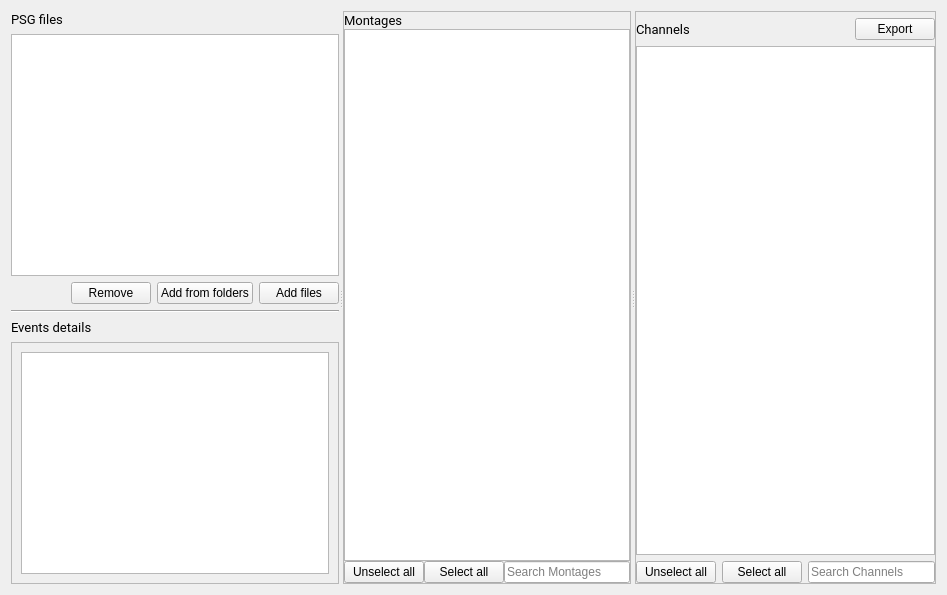
<?xml version="1.0" encoding="UTF-8"?>
<ui version="4.0">
 <class>InputFilesStep</class>
 <widget class="QWidget" name="InputFilesStep">
  <property name="geometry">
   <rect>
    <x>0</x>
    <y>0</y>
    <width>947</width>
    <height>595</height>
   </rect>
  </property>
  <property name="windowTitle">
   <string>Form</string>
  </property>
  <property name="styleSheet">
   <string notr="true">font: 12pt &quot;Roboto&quot;;</string>
  </property>
  <layout class="QVBoxLayout" name="verticalLayout_4">
   <item>
    <widget class="QSplitter" name="splitter">
     <property name="orientation">
      <enum>Qt::Horizontal</enum>
     </property>
     <property name="childrenCollapsible">
      <bool>false</bool>
     </property>
     <widget class="QWidget" name="layoutWidget">
      <layout class="QVBoxLayout" name="verticalLayout">
       <item>
        <widget class="QLabel" name="label">
         <property name="font">
          <font>
           <family>Roboto</family>
           <pointsize>10</pointsize>
           <weight>50</weight>
           <italic>false</italic>
           <bold>false</bold>
          </font>
         </property>
         <property name="text">
          <string>PSG files</string>
         </property>
        </widget>
       </item>
       <item>
        <widget class="QListView" name="files_listview">
         <property name="editTriggers">
          <set>QAbstractItemView::NoEditTriggers</set>
         </property>
         <property name="selectionMode">
          <enum>QAbstractItemView::ExtendedSelection</enum>
         </property>
         <property name="selectionBehavior">
          <enum>QAbstractItemView::SelectItems</enum>
         </property>
        </widget>
       </item>
       <item>
        <layout class="QHBoxLayout" name="horizontalLayout_3">
         <item>
          <spacer name="horizontalSpacer_2">
           <property name="orientation">
            <enum>Qt::Horizontal</enum>
           </property>
           <property name="sizeHint" stdset="0">
            <size>
             <width>40</width>
             <height>20</height>
            </size>
           </property>
          </spacer>
         </item>
         <item>
          <widget class="QPushButton" name="remove_entries_pushbutton">
           <property name="text">
            <string>Remove</string>
           </property>
          </widget>
         </item>
         <item>
          <widget class="QPushButton" name="add_folders_pushbutton">
           <property name="text">
            <string>Add from folders</string>
           </property>
          </widget>
         </item>
         <item>
          <widget class="QPushButton" name="add_files_pushbutton">
           <property name="text">
            <string>Add files</string>
           </property>
          </widget>
         </item>
        </layout>
       </item>
       <item>
        <widget class="Line" name="line_2">
         <property name="orientation">
          <enum>Qt::Horizontal</enum>
         </property>
        </widget>
       </item>
       <item>
        <widget class="QLabel" name="label_4">
         <property name="font">
          <font>
           <family>Roboto</family>
           <pointsize>10</pointsize>
           <weight>50</weight>
           <italic>false</italic>
           <bold>false</bold>
          </font>
         </property>
         <property name="text">
          <string>Events details</string>
         </property>
        </widget>
       </item>
       <item>
        <widget class="QScrollArea" name="scrollArea">
         <property name="widgetResizable">
          <bool>true</bool>
         </property>
         <widget class="QWidget" name="scrollAreaWidgetContents">
          <property name="geometry">
           <rect>
            <x>0</x>
            <y>0</y>
            <width>312</width>
            <height>240</height>
           </rect>
          </property>
          <layout class="QVBoxLayout" name="verticalLayout_5">
           <item>
            <widget class="QTreeView" name="events_treeView"/>
           </item>
          </layout>
         </widget>
        </widget>
       </item>
      </layout>
     </widget>
     <widget class="QFrame" name="frame_montages">
      <property name="enabled">
       <bool>true</bool>
      </property>
      <property name="frameShape">
       <enum>QFrame::StyledPanel</enum>
      </property>
      <property name="frameShadow">
       <enum>QFrame::Raised</enum>
      </property>
      <layout class="QVBoxLayout" name="verticalLayout_7">
       <property name="spacing">
        <number>0</number>
       </property>
       <property name="leftMargin">
        <number>0</number>
       </property>
       <property name="topMargin">
        <number>0</number>
       </property>
       <property name="rightMargin">
        <number>0</number>
       </property>
       <property name="bottomMargin">
        <number>0</number>
       </property>
       <item>
        <layout class="QVBoxLayout" name="verticalLayout_3">
         <item>
          <widget class="QLabel" name="label_3">
           <property name="font">
            <font>
             <family>Roboto</family>
             <pointsize>10</pointsize>
             <weight>50</weight>
             <italic>false</italic>
             <bold>false</bold>
            </font>
           </property>
           <property name="text">
            <string>Montages</string>
           </property>
          </widget>
         </item>
         <item>
          <widget class="QTableView" name="montages_tableview">
           <property name="editTriggers">
            <set>QAbstractItemView::NoEditTriggers</set>
           </property>
           <property name="selectionMode">
            <enum>QAbstractItemView::MultiSelection</enum>
           </property>
           <property name="selectionBehavior">
            <enum>QAbstractItemView::SelectRows</enum>
           </property>
           <property name="horizontalScrollMode">
            <enum>QAbstractItemView::ScrollPerPixel</enum>
           </property>
           <attribute name="horizontalHeaderStretchLastSection">
            <bool>true</bool>
           </attribute>
          </widget>
         </item>
         <item>
          <layout class="QHBoxLayout" name="horizontalLayout">
           <item>
            <widget class="QPushButton" name="unselect_all_montage_pushbutton">
             <property name="text">
              <string>Unselect all</string>
             </property>
            </widget>
           </item>
           <item>
            <widget class="QPushButton" name="select_all_montage_pushbutton">
             <property name="text">
              <string>Select all</string>
             </property>
            </widget>
           </item>
           <item>
            <widget class="QLineEdit" name="montage_search_lineedit">
             <property name="placeholderText">
              <string>Search Montages</string>
             </property>
            </widget>
           </item>
          </layout>
         </item>
        </layout>
       </item>
      </layout>
     </widget>
     <widget class="QFrame" name="frame_channels">
      <property name="frameShape">
       <enum>QFrame::StyledPanel</enum>
      </property>
      <property name="frameShadow">
       <enum>QFrame::Raised</enum>
      </property>
      <layout class="QVBoxLayout" name="verticalLayout_8">
       <property name="spacing">
        <number>0</number>
       </property>
       <property name="leftMargin">
        <number>0</number>
       </property>
       <property name="topMargin">
        <number>0</number>
       </property>
       <property name="rightMargin">
        <number>0</number>
       </property>
       <property name="bottomMargin">
        <number>0</number>
       </property>
       <item>
        <layout class="QVBoxLayout" name="verticalLayout_2" stretch="0,0,0,0">
         <property name="spacing">
          <number>6</number>
         </property>
         <item>
          <widget class="QFrame" name="frame">
           <property name="frameShape">
            <enum>QFrame::StyledPanel</enum>
           </property>
           <property name="frameShadow">
            <enum>QFrame::Raised</enum>
           </property>
          </widget>
         </item>
         <item>
          <layout class="QHBoxLayout" name="horizontalLayout_2">
           <property name="spacing">
            <number>6</number>
           </property>
           <item>
            <widget class="QLabel" name="label_2">
             <property name="font">
              <font>
               <family>Roboto</family>
               <pointsize>10</pointsize>
               <weight>50</weight>
               <italic>false</italic>
               <bold>false</bold>
              </font>
             </property>
             <property name="text">
              <string>Channels</string>
             </property>
            </widget>
           </item>
           <item>
            <spacer name="horizontalSpacer">
             <property name="orientation">
              <enum>Qt::Horizontal</enum>
             </property>
             <property name="sizeHint" stdset="0">
              <size>
               <width>40</width>
               <height>20</height>
              </size>
             </property>
            </spacer>
           </item>
           <item>
            <widget class="QPushButton" name="export_pushbutton">
             <property name="text">
              <string>Export</string>
             </property>
            </widget>
           </item>
          </layout>
         </item>
         <item>
          <widget class="QTableView" name="channels_tableview">
           <property name="editTriggers">
            <set>QAbstractItemView::NoEditTriggers</set>
           </property>
           <property name="dragEnabled">
            <bool>false</bool>
           </property>
           <property name="dragDropOverwriteMode">
            <bool>false</bool>
           </property>
           <property name="dragDropMode">
            <enum>QAbstractItemView::NoDragDrop</enum>
           </property>
           <property name="alternatingRowColors">
            <bool>true</bool>
           </property>
           <property name="selectionBehavior">
            <enum>QAbstractItemView::SelectRows</enum>
           </property>
           <property name="horizontalScrollMode">
            <enum>QAbstractItemView::ScrollPerPixel</enum>
           </property>
           <property name="sortingEnabled">
            <bool>false</bool>
           </property>
           <attribute name="horizontalHeaderStretchLastSection">
            <bool>true</bool>
           </attribute>
          </widget>
         </item>
         <item>
          <layout class="QHBoxLayout" name="horizontalLayout_4">
           <item>
            <widget class="QPushButton" name="unselect_all_channels_pushbutton">
             <property name="text">
              <string>Unselect all</string>
             </property>
            </widget>
           </item>
           <item>
            <widget class="QPushButton" name="select_all_channels_pushbutton">
             <property name="text">
              <string>Select all</string>
             </property>
            </widget>
           </item>
           <item>
            <widget class="QLineEdit" name="search_channels_lineedit">
             <property name="inputMask">
              <string/>
             </property>
             <property name="placeholderText">
              <string>Search Channels</string>
             </property>
            </widget>
           </item>
          </layout>
         </item>
        </layout>
       </item>
      </layout>
     </widget>
    </widget>
   </item>
  </layout>
 </widget>
 <resources>
  <include location="../../../../scinodes_poc/src/main/python/ui/themes/themes.qrc"/>
 </resources>
 <connections>
  <connection>
   <sender>add_files_pushbutton</sender>
   <signal>clicked()</signal>
   <receiver>InputFilesStep</receiver>
   <slot>on_add_files()</slot>
   <hints>
    <hint type="sourcelabel">
     <x>203</x>
     <y>550</y>
    </hint>
    <hint type="destinationlabel">
     <x>330</x>
     <y>286</y>
    </hint>
   </hints>
  </connection>
  <connection>
   <sender>remove_entries_pushbutton</sender>
   <signal>clicked()</signal>
   <receiver>InputFilesStep</receiver>
   <slot>on_remove_entries()</slot>
   <hints>
    <hint type="sourcelabel">
     <x>73</x>
     <y>550</y>
    </hint>
    <hint type="destinationlabel">
     <x>330</x>
     <y>286</y>
    </hint>
   </hints>
  </connection>
  <connection>
   <sender>add_folders_pushbutton</sender>
   <signal>clicked()</signal>
   <receiver>InputFilesStep</receiver>
   <slot>on_add_folders()</slot>
   <hints>
    <hint type="sourcelabel">
     <x>160</x>
     <y>550</y>
    </hint>
    <hint type="destinationlabel">
     <x>330</x>
     <y>286</y>
    </hint>
   </hints>
  </connection>
  <connection>
   <sender>search_channels_lineedit</sender>
   <signal>textChanged(QString)</signal>
   <receiver>InputFilesStep</receiver>
   <slot>on_channel_search_changed()</slot>
   <hints>
    <hint type="sourcelabel">
     <x>871</x>
     <y>570</y>
    </hint>
    <hint type="destinationlabel">
     <x>473</x>
     <y>297</y>
    </hint>
   </hints>
  </connection>
  <connection>
   <sender>montage_search_lineedit</sender>
   <signal>textChanged(QString)</signal>
   <receiver>InputFilesStep</receiver>
   <slot>on_montage_seach_changed()</slot>
   <hints>
    <hint type="sourcelabel">
     <x>558</x>
     <y>570</y>
    </hint>
    <hint type="destinationlabel">
     <x>473</x>
     <y>297</y>
    </hint>
   </hints>
  </connection>
  <connection>
   <sender>select_all_channels_pushbutton</sender>
   <signal>clicked()</signal>
   <receiver>InputFilesStep</receiver>
   <slot>on_channels_select_all()</slot>
   <hints>
    <hint type="sourcelabel">
     <x>762</x>
     <y>570</y>
    </hint>
    <hint type="destinationlabel">
     <x>473</x>
     <y>297</y>
    </hint>
   </hints>
  </connection>
  <connection>
   <sender>select_all_montage_pushbutton</sender>
   <signal>clicked()</signal>
   <receiver>InputFilesStep</receiver>
   <slot>on_montages_select_all()</slot>
   <hints>
    <hint type="sourcelabel">
     <x>449</x>
     <y>570</y>
    </hint>
    <hint type="destinationlabel">
     <x>473</x>
     <y>297</y>
    </hint>
   </hints>
  </connection>
  <connection>
   <sender>unselect_all_channels_pushbutton</sender>
   <signal>clicked()</signal>
   <receiver>InputFilesStep</receiver>
   <slot>on_channels_unselect_all()</slot>
   <hints>
    <hint type="sourcelabel">
     <x>676</x>
     <y>570</y>
    </hint>
    <hint type="destinationlabel">
     <x>473</x>
     <y>297</y>
    </hint>
   </hints>
  </connection>
  <connection>
   <sender>unselect_all_montage_pushbutton</sender>
   <signal>clicked()</signal>
   <receiver>InputFilesStep</receiver>
   <slot>on_montages_unselect_all()</slot>
   <hints>
    <hint type="sourcelabel">
     <x>363</x>
     <y>570</y>
    </hint>
    <hint type="destinationlabel">
     <x>473</x>
     <y>297</y>
    </hint>
   </hints>
  </connection>
  <connection>
   <sender>files_listview</sender>
   <signal>clicked(QModelIndex)</signal>
   <receiver>InputFilesStep</receiver>
   <slot>on_file_selection_changed()</slot>
   <hints>
    <hint type="sourcelabel">
     <x>168</x>
     <y>90</y>
    </hint>
    <hint type="destinationlabel">
     <x>473</x>
     <y>297</y>
    </hint>
   </hints>
  </connection>
 </connections>
 <slots>
  <slot>on_add_files()</slot>
  <slot>on_remove_entries()</slot>
  <slot>on_add_folders()</slot>
  <slot>on_test_button()</slot>
  <slot>on_channel_search_changed()</slot>
  <slot>on_apply()</slot>
  <slot>on_cancel()</slot>
  <slot>on_file_selection_changed()</slot>
  <slot>on_montage_seach_changed()</slot>
  <slot>on_file_search_changed()</slot>
  <slot>on_montages_select_all()</slot>
  <slot>on_channels_select_all()</slot>
  <slot>on_montages_unselect_all()</slot>
  <slot>on_channels_unselect_all()</slot>
  <slot>on_export()</slot>
 </slots>
</ui>
